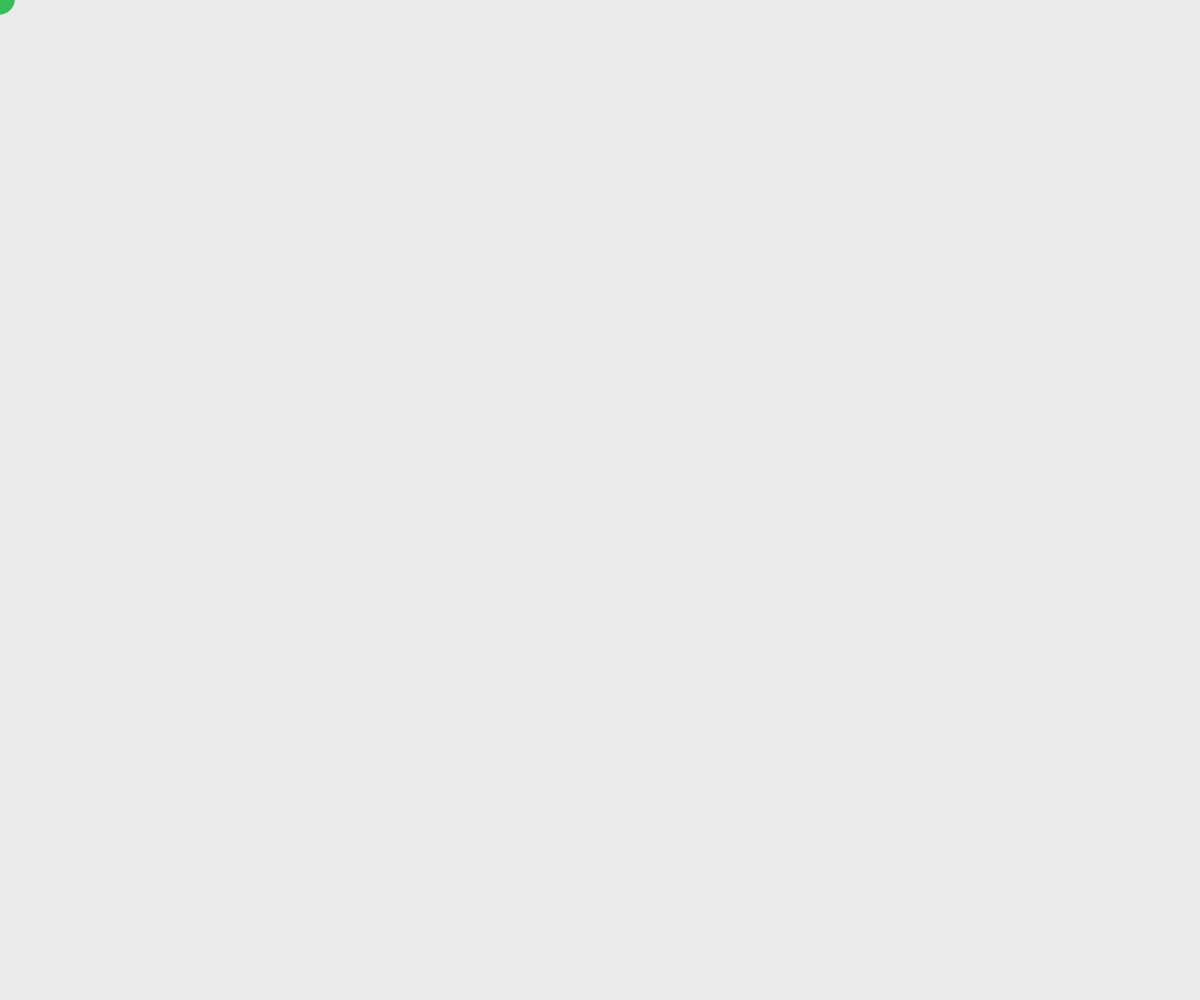
Frame 1 (no input)
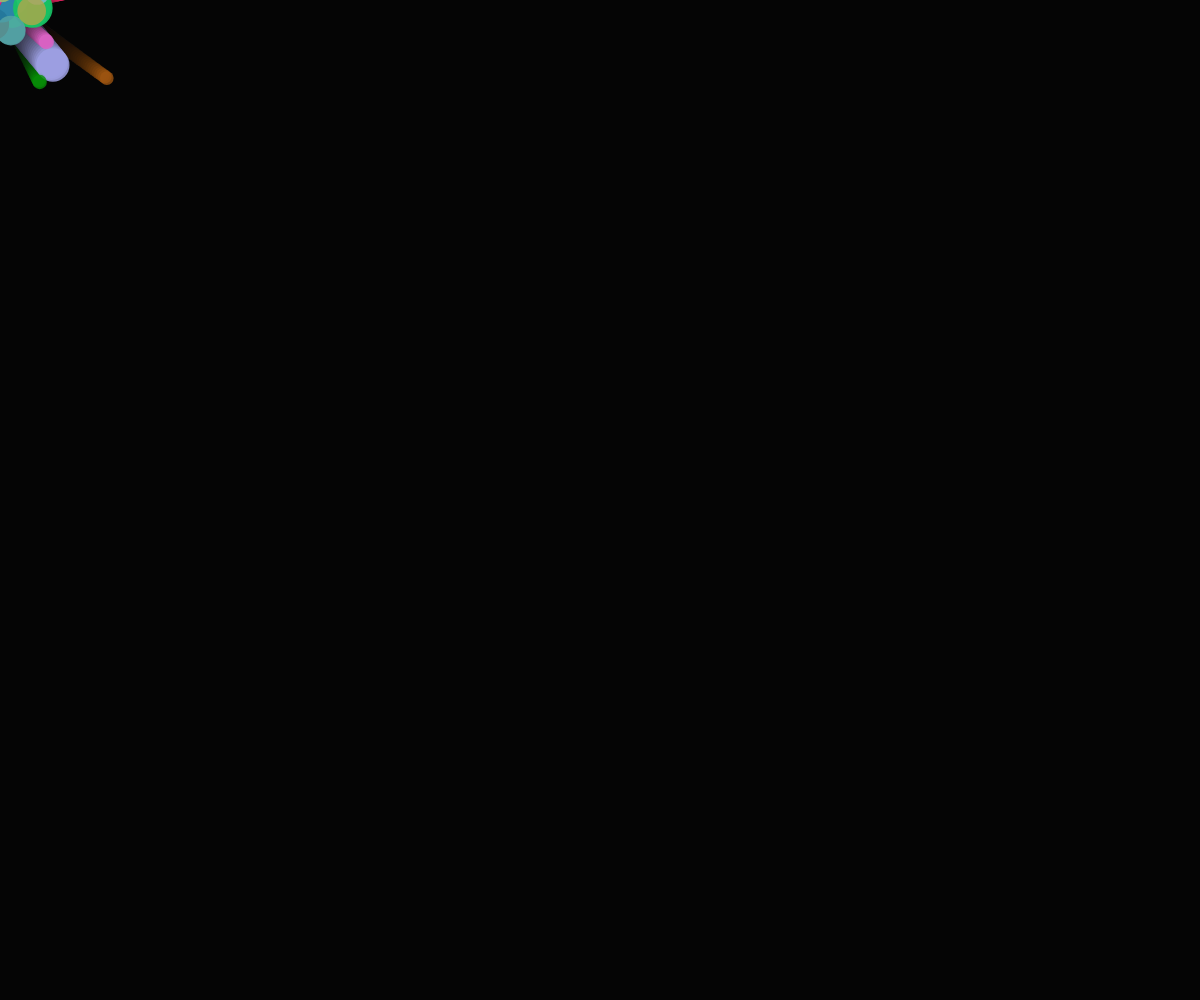
Frame 60 (no input)
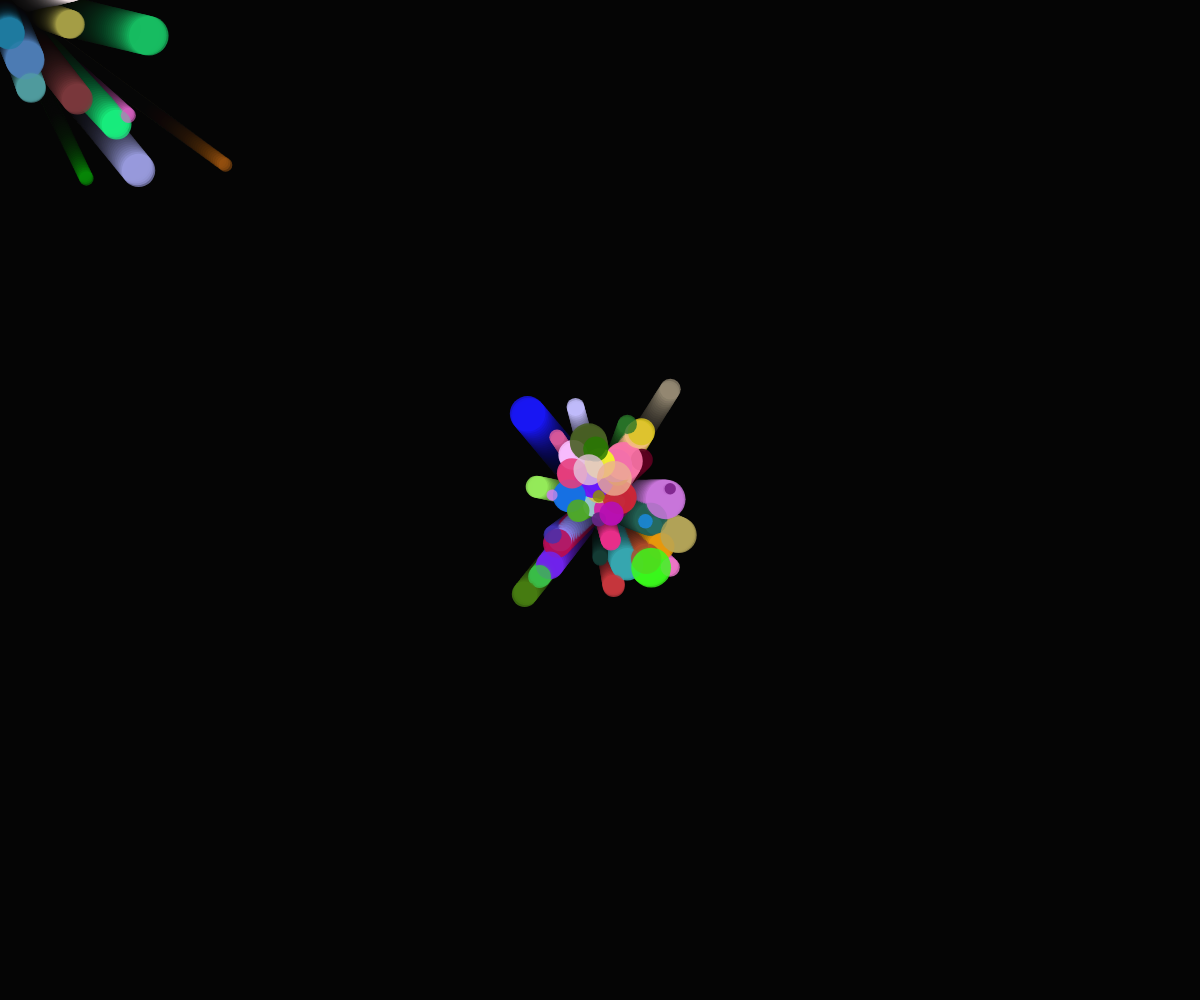
Frame 120 (the mouse pressed at the canvas centre since frame 60)

The p5.js sketch that drew these frames (run headless with seeded random() and noise() and a simulated clock; from frame 60 on, the mouse is pressed at the canvas centre):

// p5.js sketch
// ── sketch.js
let particles = [];

function setup() {
  createCanvas(windowWidth, windowHeight);
  noStroke();
}

function draw() {
  background(0, 20);

  // 새로운 파티클 생성
  let p = new Particle();
  particles.push(p);

  // 파티클 업데이트 및 그리기
  for (let i = particles.length - 1; i >= 0; i--) {
    particles[i].update();
    particles[i].display();
    if (particles[i].isFinished()) {
      particles.splice(i, 1);
    }
  }
}

class Particle {
  constructor() {
    this.x = mouseX;
    this.y = mouseY;
    this.size = random(10, 40);
    this.color = color(random(255), random(255), random(255), random(150, 200));
    this.velocity = createVector(random(-2, 2), random(-2, 2));
    this.life = 255;
  }

  update() {
    this.x += this.velocity.x;
    this.y += this.velocity.y;
    this.life -= 1;
  }

  display() {
    fill(
      this.color.levels[0],
      this.color.levels[1],
      this.color.levels[2],
      this.life
    );
    ellipse(this.x, this.y, this.size, this.size);
  }

  isFinished() {
    return this.life <= 0;
  }
}

function windowResized() {
  resizeCanvas(windowWidth, windowHeight);
}
